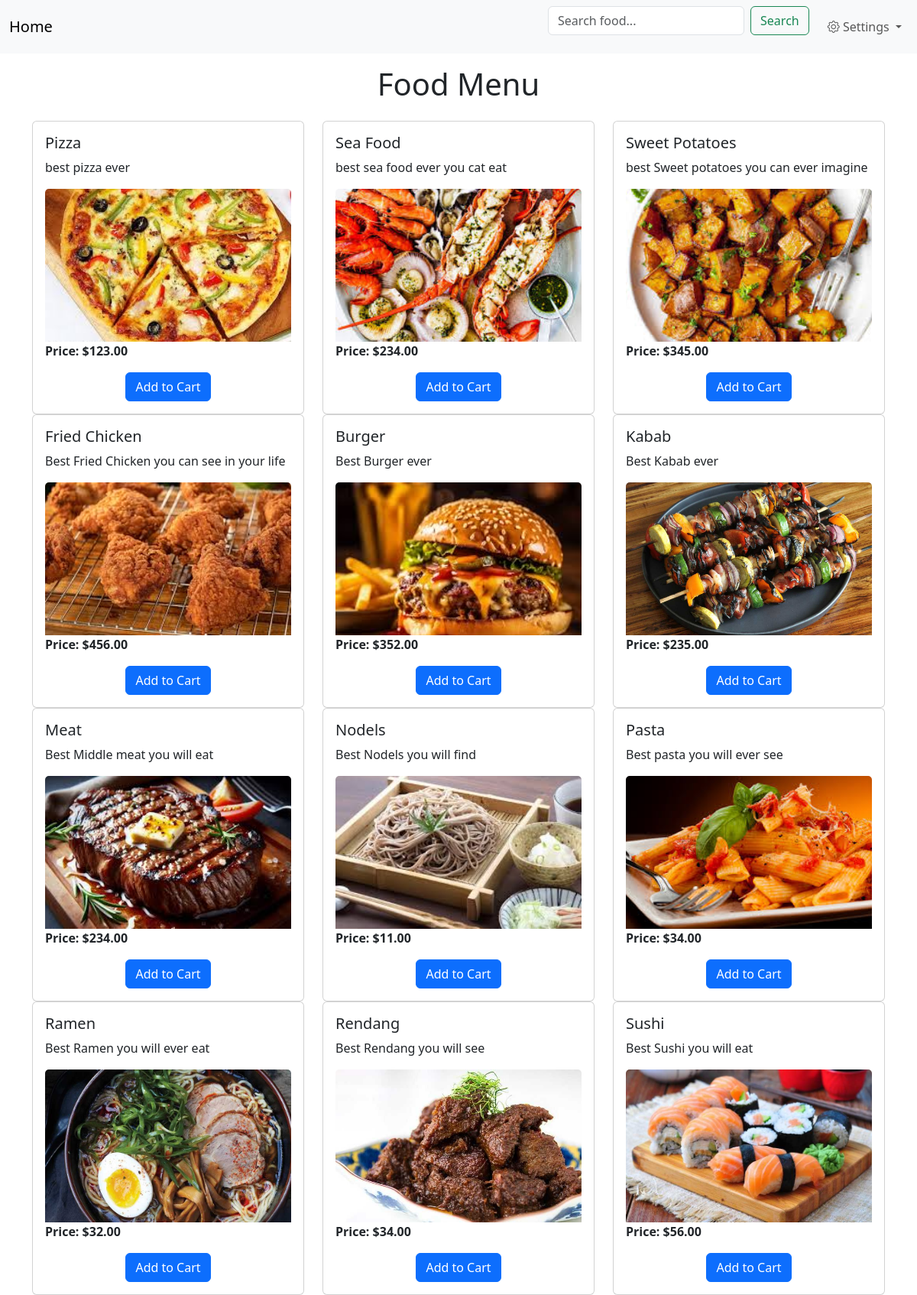
The page /Food-Delivery/index.php (signed in) on the database its author committed.
### tables this page shows
CREATE TABLE `foods` (
  `id` int(11) NOT NULL,
  `name` varchar(255) NOT NULL,
  `description` text DEFAULT NULL,
  `price` decimal(10,2) NOT NULL,
  `food_picture` varchar(255) DEFAULT NULL
);

### Food-Delivery/index.php (the view, shortened to what this page needs)
<?php
require_once('./config/db.php');
$sql = "SELECT id, name, description, price, food_picture FROM foods";
$result = $conn->query($sql);
?>
		<link href="https://cdn.jsdelivr.net/npm/bootstrap@5.3.0-alpha3/dist/css/bootstrap.min.css" rel="stylesheet" />
		<link rel="stylesheet" href="https://cdnjs.cloudflare.com/ajax/libs/bootstrap-icons/1.10.4/font/bootstrap-icons.min.css" />
        <link href="https://cdn.jsdelivr.net/npm/remixicon@3.5.0/fonts/remixicon.css" rel="stylesheet">
        <link href="https://cdn.jsdelivr.net/npm/bootstrap-icons@1.19.0/font/bootstrap-icons.css" rel="stylesheet">
	</head>
	<body>
		<nav class="navbar navbar-expand-lg bg-body-tertiary">
		    <div class="container-fluid">
				<a class="navbar-brand" href="/Food-Delivery/index.php">Home</a>
				<div class="collapse navbar-collapse" id="navbarSupportedContent">
					<form class="d-flex" method="GET" action="<?= htmlspecialchars($_SERVER['PHP_SELF']) ?>">
						<input class="form-control me-2" type="search" name="search" placeholder="Search food..." aria-label="Search">
						<button class="btn btn-outline-success" type="submit">Search</button>
					</form>
				  <ul class="navbar-nav">
				    <li class="nav-item dropdown">
				      <a class="nav-link dropdown-toggle" href="#" id="navbarDropdownMenuLink" role="button" data-bs-toggle="dropdown" aria-expanded="false">
				        <i class="bi bi-gear"></i> Settings
				      </a>
				    </li>
				  </ul>
				</div>
			</div>
		</nav>
        <div class="container-fluid mt-3">
			<div class="row">
				<div class="col">
					<h1 id="full_name" style="text-align: center;">Food Menu</h1>
				</div>
			</div>
		</div>
    <div class="container mt-3">
        <div class="row">
            <?php while ($row = $result->fetch_assoc()) { ?>
            <div class="col-md-4">
                <div class="card">
                    <div class="card-body">
                        <h5 class="card-title"><?= htmlspecialchars($row['name']) ?></h5>
                        <p class="card-text"><?= htmlspecialchars($row['description']) ?></p>
                        <?php if (!empty($row['food_picture'])) { ?>
                            <img src="<?= htmlspecialchars($row['food_picture']) ?>" class="card-img-top" alt="<?= htmlspecialchars($row['name']) ?>" style="width: 100%; height: 200px; object-fit: cover;">
                        <?php } ?>
                        <p><strong>Price: $<?= number_format($row['price'], 2) ?></strong></p>
                        <div class="d-flex justify-content-center">
                            <a href="./cart/add_to_cart.php?food_id=<?= $row['id'] ?>" class="btn btn-primary">Add to Cart</a>
                        </div>
                    </div>
                </div>
            </div>
            <?php } ?>
        </div>
    </div>
</body>
</html>

### rows shown on the page
foods: name "Pizza", description "best pizza ever", food_picture (picture), price "123.00"
foods: name "Sea Food", description "best sea food ever you cat eat", food_picture (picture), price "234.00"
foods: name "Sweet Potatoes", description "best Sweet potatoes you can ever imagine", food_picture (picture), price "345.00"
foods: name "Fried Chicken", description "Best Fried Chicken you can see in your life", food_picture (picture), price "456.00"
foods: name "Burger", description "Best Burger ever", food_picture (picture), price "352.00"
foods: name "Kabab", description "Best Kabab ever", food_picture+name (picture), price "235.00"
foods: name "Meat", description "Best Middle meat you will eat", food_picture (picture), price "234.00"
foods: name "Nodels", description "Best Nodels you will find", food_picture+name (picture), price "11.00"
foods: name "Pasta", description "Best pasta you will ever see", food_picture (picture), price "34.00"
foods: name "Ramen", description "Best Ramen you will ever eat", food_picture+name (picture), price "32.00"
foods: name "Rendang", description "Best Rendang you will see", food_picture+name (picture), price "34.00"
foods: name "Sushi", description "Best Sushi you will eat", food_picture+name (picture), price "56.00"
